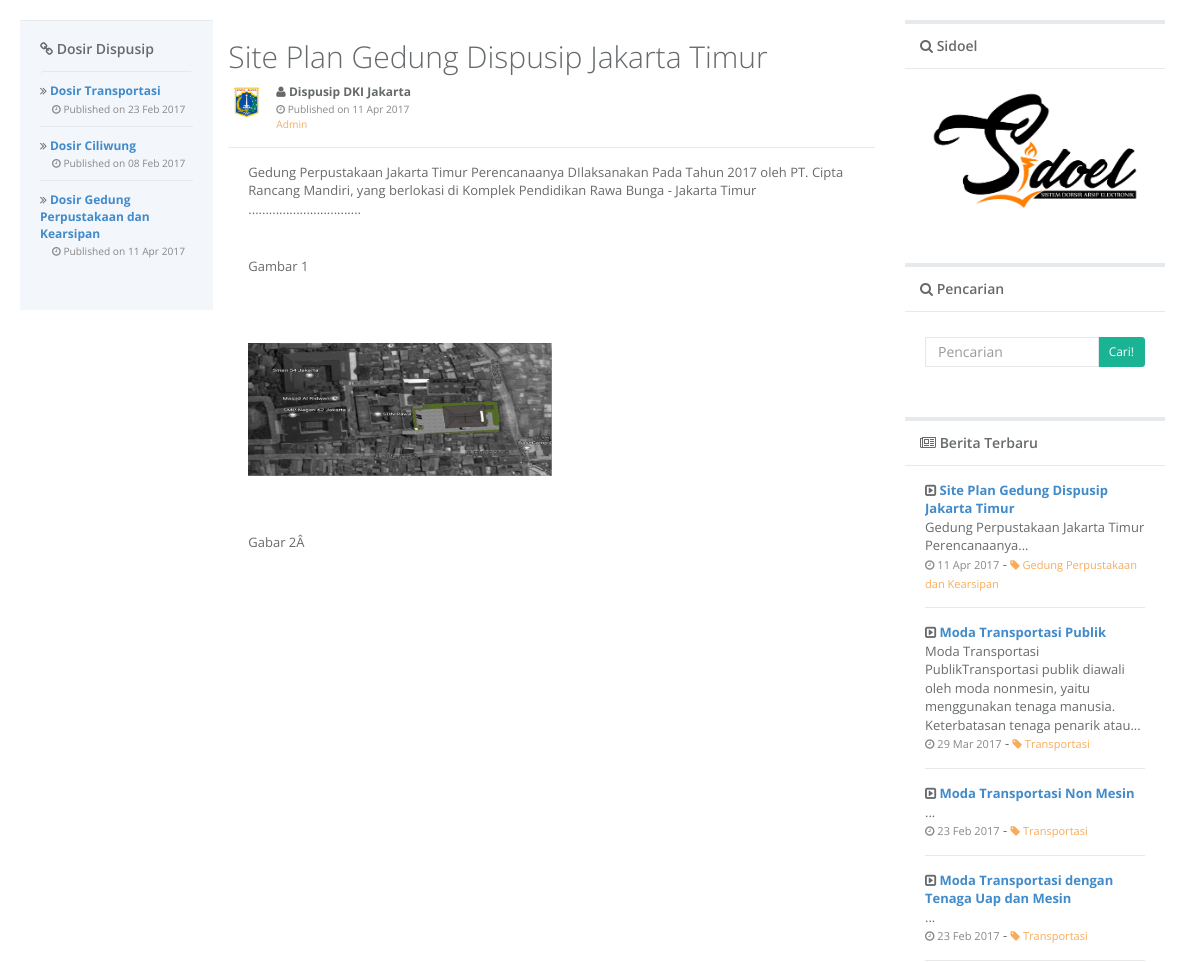
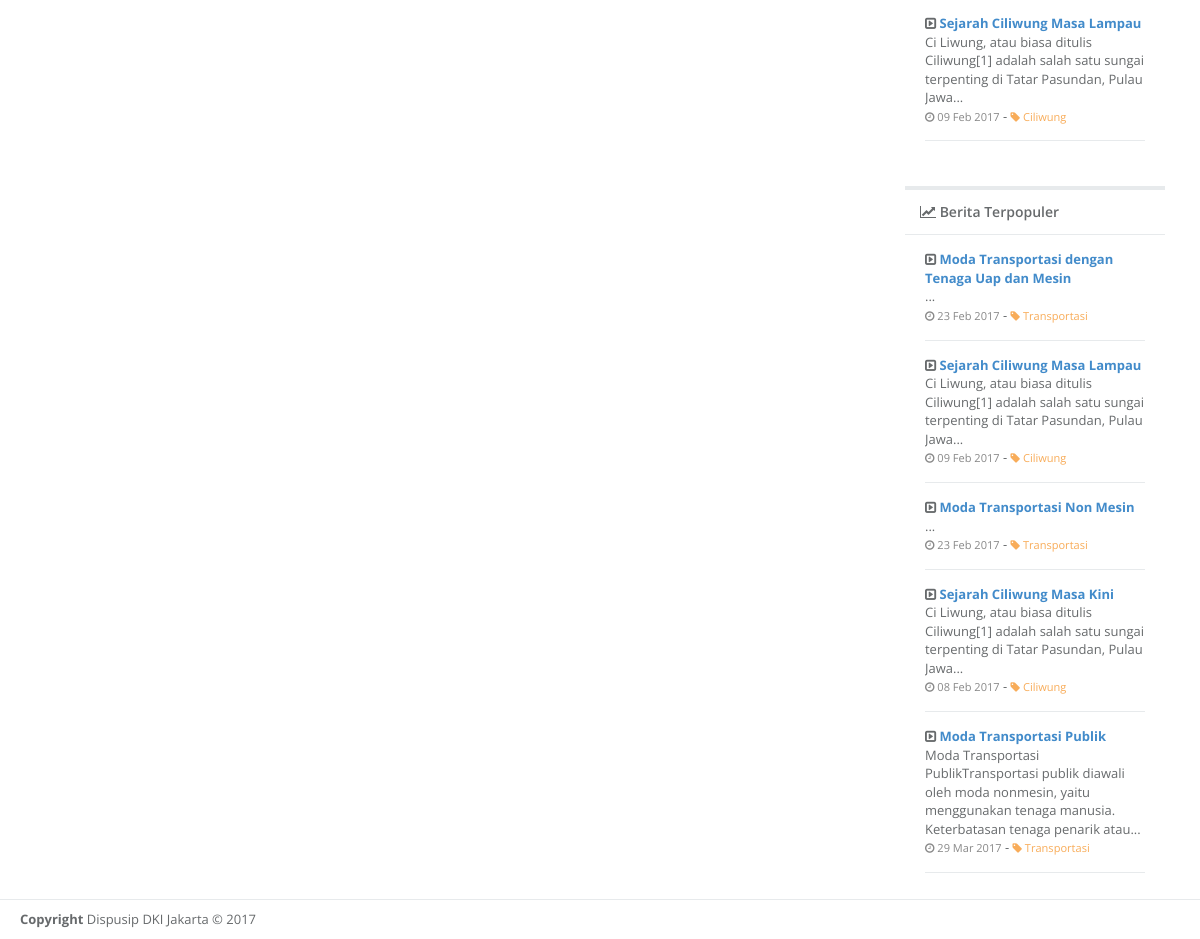
The page /?p=detail&id=86404fce-fd7d-4b46-a4bb-745fcaefe8e9 on the database its author committed (2 pictures, top to bottom).
### tables this page shows
CREATE TABLE `tbl_artikel` (
  `sid` varchar(36) NOT NULL,
  `tanggal` date NOT NULL,
  `judul` varchar(100) NOT NULL,
  `author` varchar(100) NOT NULL,
  `isi` text NOT NULL,
  `category` varchar(50) NOT NULL,
  `sub_category` varchar(100) NOT NULL,
  `sumber` varchar(100) NOT NULL,
  `cover` varchar(50) NOT NULL,
  `viewed` int(5) NOT NULL,
  `is_publish` tinyint(1) NOT NULL DEFAULT '1'
);

### config/configuration.php (called while the page is built, shortened)
<?php
    function get_tanggal($tanggal) {
        $day = date('d', strtotime($tanggal));
        $year = date('Y', strtotime($tanggal));
        $month = date('M', strtotime($tanggal));
        $monthList = array(
            "Jan" => "Jan",
            "Feb" => "Feb",
            "Mar" => "Mar",
            "Apr" => "Apr",
            "May" => "Mei",
            "Jun" => "Jun",
            "Jul" => "Jul",
            "Aug" => "Ags",
            "Sep" => "Sep",
            "Oct" => "Okt",
            "Nov" => "Nov",
            "Dec" => "Des"
        );
        return $day." ".$monthList[$month]." ".$year;
    }
    function trim_text($input, $length, $ellipses = true, $strip_html = true) {
        if ($strip_html) {
            $input = strip_tags($input);
        }
        $last_space = strrpos(substr($input, 0, $length), ' ');
        $trimmed_text = substr($input, 0, $last_space);
        if ($ellipses) {
            $trimmed_text .= '...';
        }
        return $trimmed_text;
    }
?>

### form/templates/container_right.php (the view)
<div class="row">
    <div class="col-lg-12">
        <div class="ibox float-e-margins">
            <div class="ibox-title">
                <h5><i class="fa fa-search"></i> Sidoel</h5>
            </div>
            <div class="ibox-content">
                <a href="?p=home"><img alt="Brand" class="img-responsive" width="" src="images/siDOEL.png"></a>
            </div>
        </div>
    </div>
    <div class="col-lg-12">
        <div class="ibox float-e-margins">
            <div class="ibox-title">
                <h5><i class="fa fa-search"></i> Pencarian</h5>
            </div>
            <div class="ibox-content">
                <div class="search-form">
                    <form action="" method="post">
                        <div class="input-group">
                            <input type="text" placeholder="Pencarian" name="txt_search" value="<?php echo $txtSearch;?>" class="input-sm form-control">
                            <span class="input-group-btn">
                            <button type="submit" class="btn btn-sm btn-primary" name="searching"> Cari!</button> </span>
                        </div>
                    </form>
                </div>
            </div>
        </div>
    </div>
    <div class="col-lg-12">
        <div class="ibox float-e-margins">
            <div class="ibox-title">
                <h5><i class="fa fa-newspaper-o"></i> Berita Terbaru</h5>
            </div>
            <div class="ibox-content">
                <div class="feed-activity-list">
                <?php
                    $sql = mysqli_query($conn, "SELECT * FROM tbl_artikel WHERE is_publish = 1 order by tanggal desc LIMIT 5");
                    while($arr = mysqli_fetch_array($sql)) {
                ?>
                    <div class="feed-element">
                        <div>
                            <i class="fa fa-caret-square-o-right"></i>
                            <strong><a href="?p=detail&id=<?php echo $arr['sid'];?>"><?php echo $arr['judul']?></a></strong>
                            <div><?php echo trim_text(htmlspecialchars_decode($arr['isi']), 150);?></div>
                            <small class="text-muted"><i class="fa fa-clock-o"></i> <?php echo get_tanggal($arr['tanggal'])?></small> -
                            <small class="text-warning"><a href="?p=category-detail&category=<?php echo $arr['category']?>" class="text-warning"><i class="fa fa-tag"></i> <?php echo $arr['category']?></a></small>
                        </div>
                    </div>
                    <?php } ?>
                </div>
            </div>
        </div>
    </div>
    <div class="col-lg-12">
        <div class="ibox float-e-margins">
            <div class="ibox-title">
                <h5><i class="fa fa-line-chart"></i> Berita Terpopuler</h5>
            </div>
            <div class="ibox-content">
                <div class="feed-activity-list">
                <?php
                    $sql = mysqli_query($conn, "SELECT * FROM tbl_artikel WHERE is_publish = 1 order by viewed desc LIMIT 5");
                    while($arr = mysqli_fetch_array($sql)) {
                ?>
                    <div class="feed-element">
                        <div>
                            <i class="fa fa-caret-square-o-right"></i>
                            <strong><a href="?p=detail&id=<?php echo $arr['sid'];?>"><?php echo $arr['judul']?></a></strong>
                            <div><?php echo trim_text(htmlspecialchars_decode($arr['isi']), 150);?></div>
                            <small class="text-muted"><i class="fa fa-clock-o"></i> <?php echo get_tanggal($arr['tanggal'])?></small> -
                            <small class="text-warning"><a href="?p=category-detail&category=<?php echo $arr['category']?>" class="text-warning"><i class="fa fa-tag"></i> <?php echo $arr['category']?></a></small>
                        </div>
                    </div>
                    <?php } ?>
                </div>
            </div>
        </div>
    </div>
</div>

### form/templates/container_left.php
<h4><i class="fa fa-link"></i> Dosir Dispusip</h4>
<ul class="list-group clear-list m-t">
	<?php
	    $sql = mysqli_query($conn, "SELECT * FROM tbl_artikel WHERE is_publish = 1 group by category order by viewed desc, tanggal desc, judul desc LIMIT 15");
	    while($arr = mysqli_fetch_array($sql)) {
	?>
     <li class="list-group-item">
        <div class="dropdown-messages-box">
            <div class="media-body">
                <i class="fa fa-angle-double-right"></i>
                <strong> <a href="?p=dosir-detail&dosir=<?php echo $arr['category'];?>">Dosir <?php echo $arr['category']; ?> </a></strong><br>
                &emsp;<small class="text-muted"><i class="fa fa-clock-o"></i> Published on <?php echo get_tanggal($arr['tanggal'])?></small>
            </div>
        </div>
    <?php } ?>
    </li>
</ul>

### form/public/artikel_detail.php (shortened to what this page needs)
<?php
    $page = $_GET['id'];
    if (isset($page)) {
    $sql = mysqli_query($conn, "SELECT * FROM tbl_artikel where sid = '$page' LIMIT 1");
    $arr = mysqli_fetch_array($sql);
?>
<div class="feed-element">
    <h1><?php echo htmlspecialchars_decode($arr['judul']);?></h1>
    <a href="#" class="pull-left">
        <img alt="image" class="img-circle" src="images/avatar-bpad.jpg">
    </a>
    <div class="media-body ">
        <i class="fa fa-user"></i>
        <strong>Dispusip DKI Jakarta</strong><br>
        <small class="text-muted"> <i class="fa fa-clock-o"></i> Published on <?php echo get_tanggal($arr['tanggal'])?></small><br />
        <small class="pull-left text-warning">Admin</small>
    </div>
</div>
<div class="ibox-content">
    <?php echo htmlspecialchars_decode($arr['isi']);?>
</div>
<?php } else {include("form/templates/404.php");} ?>

### rows shown on the page
tbl_artikel: category "Transportasi", tanggal "23 Feb 2017", judul "Moda Transportasi Non Mesin", isi "..."
tbl_artikel: category "Ciliwung", tanggal "08 Feb 2017", judul "Sejarah Ciliwung Masa Kini", isi "Ci Liwung, atau biasa ditulis Ciliwung[1] adalah salah satu sungai terpenting di Tatar Pasundan, Pulau Jawa..."
tbl_artikel: category "Gedung Perpustakaan dan Kearsipan", tanggal "11 Apr 2017", judul "Site Plan Gedung Dispusip Jakarta Timur", isi "Gedung Perpustakaan Jakarta Timur Perencanaanya DIlaksanakan Pada Tahun 2017 oleh PT. Cipta Rancang Mandiri, yang berlokasi di Komplek Pendidikan Rawa Bunga - Jakarta Timur ................................. Gambar 1 Gabar 2Â", isi (picture), isi "Gedung Perpustakaan Jakarta Timur Perencanaanya..."
tbl_artikel: judul "Moda Transportasi Publik", isi "Moda Transportasi PublikTransportasi publik diawali oleh moda nonmesin, yaitu menggunakan tenaga manusia. Keterbatasan tenaga penarik atau...", tanggal "29 Mar 2017", category "Transportasi"
tbl_artikel: judul "Moda Transportasi dengan Tenaga Uap dan Mesin", isi "...", tanggal "23 Feb 2017", category "Transportasi"
tbl_artikel: judul "Sejarah Ciliwung Masa Lampau", isi "Ci Liwung, atau biasa ditulis Ciliwung[1] adalah salah satu sungai terpenting di Tatar Pasundan, Pulau Jawa...", tanggal "09 Feb 2017", category "Ciliwung"
